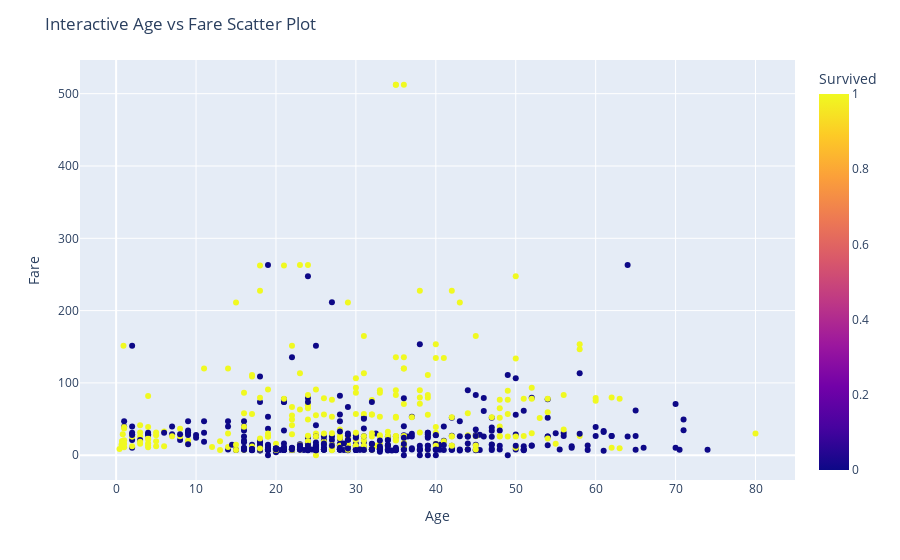

Write notebook code for a chart like this one.
### Markdown cell above
### *5. Interactive Plotly Chart*

### Code cell
# Interactive Scatter Plot: Age vs Fare
fig = px.scatter(df, x='Age', y='Fare', color='Survived',
                 hover_data=['Name', 'Sex', 'Pclass'])
fig.update_layout(title='Interactive Age vs Fare Scatter Plot')
fig.show()

### Figure 1 — Plotly figure (JSON) as saved in the notebook; plotly's stock layout.template omitted (floating-point values rounded to 4 significant figures; data arrays with more than 128 entries replaced by an {"elided": "..."} marker saying what was removed)
{"data": [{"customdata": {"elided": "891x3 mixed values"}, "hovertemplate": "Age=%{x}<br>Fare=%{y}<br>Name=%{customdata[0]}<br>Sex=%{customdata[1]}<br>Pclass=%{customdata[2]}<br>Survived=%{marker.color}<extra></extra>", "legendgroup": "", "marker": {"color": {"elided": "891 int values"}, "coloraxis": "coloraxis", "symbol": "circle"}, "mode": "markers", "name": "", "orientation": "v", "showlegend": false, "type": "scatter", "x": {"elided": "891 float values"}, "xaxis": "x", "y": {"elided": "891 float values"}, "yaxis": "y"}], "layout": {"autosize": true, "coloraxis": {"colorbar": {"title": {"text": "Survived"}}, "colorscale": [[0, "#0d0887"], [0.1111, "#46039f"], [0.2222, "#7201a8"], [0.3333, "#9c179e"], [0.4444, "#bd3786"], [0.5556, "#d8576b"], [0.6667, "#ed7953"], [0.7778, "#fb9f3a"], [0.8889, "#fdca26"], [1, "#f0f921"]]}, "legend": {"tracegroupgap": 0}, "margin": {"t": 60}, "title": {"text": "Interactive Age vs Fare Scatter Plot"}, "xaxis": {"anchor": "y", "autorange": true, "domain": [0, 1], "range": [-4.417, 84.84], "title": {"text": "Age"}, "type": "linear"}, "yaxis": {"anchor": "x", "autorange": true, "domain": [0, 1], "range": [-39.67, 552.0], "title": {"text": "Fare"}, "type": "linear"}}}
